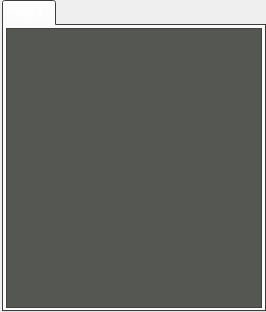
              <widget class="QWidget" name="widget_8" native="true">
               <property name="sizePolicy">
                <sizepolicy hsizetype="Expanding" vsizetype="Fixed">
                 <horstretch>0</horstretch>
                 <verstretch>0</verstretch>
                </sizepolicy>
               </property>
               <property name="minimumSize">
                <size>
                 <width>0</width>
                 <height>312</height>
                </size>
               </property>
               <layout class="QVBoxLayout" name="verticalLayout_23">
                <property name="leftMargin">
                 <number>2</number>
                </property>
                <property name="topMargin">
                 <number>0</number>
                </property>
                <property name="rightMargin">
                 <number>0</number>
                </property>
                <property name="bottomMargin">
                 <number>0</number>
                </property>
                <item>
                 <widget class="QTabWidget" name="topicPageWidget">
                  <property name="sizePolicy">
                   <sizepolicy hsizetype="Minimum" vsizetype="Expanding">
                    <horstretch>0</horstretch>
                    <verstretch>0</verstretch>
                   </sizepolicy>
                  </property>
                  <property name="palette">
                   <palette>
                    <active>
                     <colorrole role="WindowText">
                      <brush brushstyle="SolidPattern">
                       <color alpha="255">
                        <red>255</red>
                        <green>255</green>
                        <blue>255</blue>
                       </color>
                      </brush>
                     </colorrole>
                     <colorrole role="Base">
                      <brush brushstyle="SolidPattern">
                       <color alpha="255">
                        <red>85</red>
                        <green>87</green>
                        <blue>83</blue>
                       </color>
                      </brush>
                     </colorrole>
                     <colorrole role="Window">
                      <brush brushstyle="SolidPattern">
                       <color alpha="255">
                        <red>85</red>
                        <green>87</green>
                        <blue>83</blue>
                       </color>
                      </brush>
                     </colorrole>
                     <colorrole role="AlternateBase">
                      <brush brushstyle="SolidPattern">
                       <color alpha="255">
                        <red>85</red>
                        <green>87</green>
                        <blue>83</blue>
                       </color>
                      </brush>
                     </colorrole>
                    </active>
                    <inactive>
                     <colorrole role="WindowText">
                      <brush brushstyle="SolidPattern">
                       <color alpha="255">
                        <red>255</red>
                        <green>255</green>
                        <blue>255</blue>
                       </color>
                      </brush>
                     </colorrole>
                     <colorrole role="Base">
                      <brush brushstyle="SolidPattern">
                       <color alpha="255">
                        <red>85</red>
                        <green>87</green>
                        <blue>83</blue>
                       </color>
                      </brush>
                     </colorrole>
                     <colorrole role="Window">
                      <brush brushstyle="SolidPattern">
                       <color alpha="255">
                        <red>85</red>
                        <green>87</green>
                        <blue>83</blue>
                       </color>
                      </brush>
                     </colorrole>
                     <colorrole role="AlternateBase">
                      <brush brushstyle="SolidPattern">
                       <color alpha="255">
                        <red>85</red>
                        <green>87</green>
                        <blue>83</blue>
                       </color>
                      </brush>
                     </colorrole>
                    </inactive>
                    <disabled>
                     <colorrole role="WindowText">
                      <brush brushstyle="SolidPattern">
                       <color alpha="255">
                        <red>190</red>
                        <green>190</green>
                        <blue>190</blue>
                       </color>
                      </brush>
                     </colorrole>
                     <colorrole role="Base">
                      <brush brushstyle="SolidPattern">
                       <color alpha="255">
                        <red>85</red>
                        <green>87</green>
                        <blue>83</blue>
                       </color>
                      </brush>
                     </colorrole>
                     <colorrole role="Window">
                      <brush brushstyle="SolidPattern">
                       <color alpha="255">
                        <red>85</red>
                        <green>87</green>
                        <blue>83</blue>
                       </color>
                      </brush>
                     </colorrole>
                     <colorrole role="AlternateBase">
                      <brush brushstyle="SolidPattern">
                       <color alpha="255">
                        <red>85</red>
                        <green>87</green>
                        <blue>83</blue>
                       </color>
                      </brush>
                     </colorrole>
                    </disabled>
                   </palette>
                  </property>
                  <property name="currentIndex">
                   <number>0</number>
                  </property>
                  <widget class="QWidget" name="tab_5">
                   <property name="sizePolicy">
                    <sizepolicy hsizetype="Maximum" vsizetype="Preferred">
                     <horstretch>0</horstretch>
                     <verstretch>0</verstretch>
                    </sizepolicy>
                   </property>
                   <attribute name="title">
                    <string>Tab 1</string>
                   </attribute>
                   <layout class="QVBoxLayout" name="verticalLayout_21">
                    <property name="spacing">
                     <number>2</number>
                    </property>
                    <property name="leftMargin">
                     <number>2</number>
                    </property>
                    <property name="topMargin">
                     <number>2</number>
                    </property>
                    <property name="rightMargin">
                     <number>2</number>
                    </property>
                    <property name="bottomMargin">
                     <number>2</number>
                    </property>
                    <item>
                     <layout class="QHBoxLayout" name="horizontalLayout_21">
                      <item>
                       <widget class="QListWidget" name="listTopicsBox">
                        <property name="sizePolicy">
                         <sizepolicy hsizetype="Minimum" vsizetype="Preferred">
                          <horstretch>0</horstretch>
                          <verstretch>0</verstretch>
                         </sizepolicy>
                        </property>
                        <property name="palette">
                         <palette>
                          <active>
                           <colorrole role="Text">
                            <brush brushstyle="SolidPattern">
                             <color alpha="255">
                              <red>255</red>
                              <green>255</green>
                              <blue>255</blue>
                             </color>
                            </brush>
                           </colorrole>
                           <colorrole role="Highlight">
                            <brush brushstyle="SolidPattern">
                             <color alpha="255">
                              <red>0</red>
                              <green>0</green>
                              <blue>0</blue>
                             </color>
                            </brush>
                           </colorrole>
                           <colorrole role="HighlightedText">
                            <brush brushstyle="SolidPattern">
                             <color alpha="255">
                              <red>238</red>
                              <green>238</green>
                              <blue>236</blue>
                             </color>
                            </brush>
                           </colorrole>
                          </active>
                          <inactive>
                           <colorrole role="Text">
                            <brush brushstyle="SolidPattern">
                             <color alpha="255">
                              <red>255</red>
                              <green>255</green>
                              <blue>255</blue>
                             </color>
                            </brush>
                           </colorrole>
                           <colorrole role="Highlight">
                            <brush brushstyle="SolidPattern">
                             <color alpha="255">
                              <red>0</red>
                              <green>0</green>
                              <blue>0</blue>
                             </color>
                            </brush>
                           </colorrole>
                           <colorrole role="HighlightedText">
                            <brush brushstyle="SolidPattern">
                             <color alpha="255">
                              <red>238</red>
                              <green>238</green>
                              <blue>236</blue>
                             </color>
                            </brush>
                           </colorrole>
                          </inactive>
                          <disabled>
                           <colorrole role="Text">
                            <brush brushstyle="SolidPattern">
                             <color alpha="255">
                              <red>190</red>
                              <green>190</green>
                              <blue>190</blue>
                             </color>
                            </brush>
                           </colorrole>
                           <colorrole role="Highlight">
                            <brush brushstyle="SolidPattern">
                             <color alpha="255">
                              <red>145</red>
                              <green>145</green>
                              <blue>145</blue>
                             </color>
                            </brush>
                           </colorrole>
                           <colorrole role="HighlightedText">
                            <brush brushstyle="SolidPattern">
                             <color alpha="255">
                              <red>238</red>
                              <green>238</green>
                              <blue>236</blue>
                             </color>
                            </brush>
                           </colorrole>
                          </disabled>
                         </palette>
                        </property>
                        <property name="font">
                         <font>
                          <family>Arial Unicode MS</family>
                          <pointsize>10</pointsize>
                         </font>
                        </property>
                        <property name="autoFillBackground">
                         <bool>true</bool>
                        </property>
                       </widget>
                      </item>
                     </layout>
                    </item>
                   </layout>
                  </widget>
                 </widget>
                </item>
               </layout>
              </widget>
